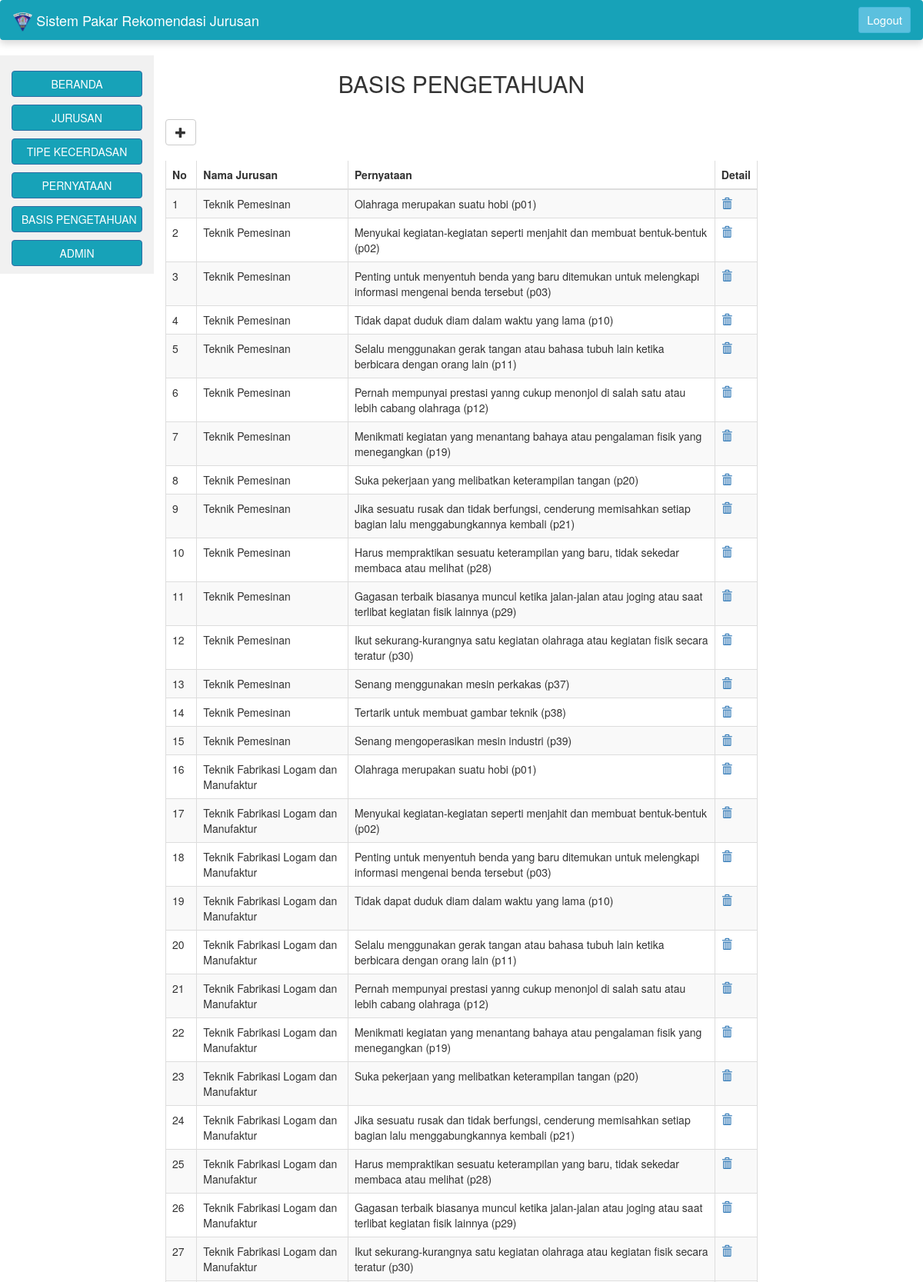
/a_basis_pengetahuan.php (upper part), run on the app's committed database.
### tables this page shows
CREATE TABLE `basis_pengetahuan` (
  `nama_jurusan` varchar(50) NOT NULL,
  `pernyataan` varchar(255) NOT NULL
);

### a_basis_pengetahuan.php (the view, shortened to what this page needs)
<?php
include "session.php";
?>
<!DOCTYPE html>
<html lang="en">
<head>
	<link rel="stylesheet" href="https://getbootstrap.com/docs/4.1/dist/css/bootstrap.min.css">
  <link rel="stylesheet" href="https://maxcdn.bootstrapcdn.com/bootstrap/3.3.7/css/bootstrap.min.css">
  <link rel="stylesheet" href="css/style.css">
</head>
<body>
<?php
	include ('navbar_admin.php');
?>
<?php
  include ('sidebar_admin.php');
?>
    <div class="col-sm-8 text-left">
        <h2 class="text-center">BASIS PENGETAHUAN</h2>
         	<br>
<a href="a_input_basis_pengetahuan.php"><button type="button" class="btn btn-default">
  <span class="glyphicon glyphicon-plus" aria-hidden="true"></span>
</button></a>
        <br><br>
        <div class="box-body table-responsive">
                <table id="example1" class="table table-bordered table-striped">
                    <thead>
                        <tr>
                            <th>No</th>
							<th>Nama Jurusan</th>
                            <th>Pernyataan</th>
                            <th>Detail</th>
                        </tr>
                    </thead>
                  	<?php
                  		$queri="Select * From basis_pengetahuan";
		$hasil=mysqli_query ($konek_db, $queri);
		$id = 0;
while ($data = mysqli_fetch_array ($hasil)){
 			$id++;
 			echo "
        			<tr>
        			<td>".$id."</td>
					<td>".$data[0]."</td>
        			<td>".$data[1]."</td>
                    <td><a href=\"a_delete_basis_pengetahuan.php?id=".$data[0]."\"  onclick='return checkDelete()'><i class='glyphicon glyphicon-trash'></i></a></td>
        		</tr>
        	";
                    }
 ?>
</table><br><br><br><br><br>
        </div>
            </div>
</body>
</html>

### data on the page
basis_pengetahuan: nama_jurusan "Teknik Pemesinan", pernyataan "Olahraga merupakan suatu hobi (p01)"
basis_pengetahuan: nama_jurusan "Teknik Pemesinan", pernyataan "Menyukai kegiatan-kegiatan seperti menjahit dan membuat bentuk-bentuk (p02)"
basis_pengetahuan: nama_jurusan "Teknik Pemesinan", pernyataan "Penting untuk menyentuh benda yang baru ditemukan untuk melengkapi informasi mengenai benda tersebut (p03)"
basis_pengetahuan: nama_jurusan "Teknik Pemesinan", pernyataan "Tidak dapat duduk diam dalam waktu yang lama (p10)"
basis_pengetahuan: nama_jurusan "Teknik Pemesinan", pernyataan "Selalu menggunakan gerak tangan atau bahasa tubuh lain ketika berbicara dengan orang lain (p11)"
basis_pengetahuan: nama_jurusan "Teknik Pemesinan", pernyataan "Pernah mempunyai prestasi yanng cukup menonjol di salah satu atau lebih cabang olahraga (p12)"
basis_pengetahuan: nama_jurusan "Teknik Pemesinan", pernyataan "Menikmati kegiatan yang menantang bahaya atau pengalaman fisik yang menegangkan (p19)"
basis_pengetahuan: nama_jurusan "Teknik Pemesinan", pernyataan "Suka pekerjaan yang melibatkan keterampilan tangan (p20)"
basis_pengetahuan: nama_jurusan "Teknik Pemesinan", pernyataan "Jika sesuatu rusak dan tidak berfungsi, cenderung memisahkan setiap bagian lalu menggabungkannya kembali (p21)"
basis_pengetahuan: nama_jurusan "Teknik Pemesinan", pernyataan "Harus mempraktikan sesuatu keterampilan yang baru, tidak sekedar membaca atau melihat (p28)"
basis_pengetahuan: nama_jurusan "Teknik Pemesinan", pernyataan "Gagasan terbaik biasanya muncul ketika jalan-jalan atau joging atau saat terlibat kegiatan fisik lainnya (p29)"
basis_pengetahuan: nama_jurusan "Teknik Pemesinan", pernyataan "Ikut sekurang-kurangnya satu kegiatan olahraga atau kegiatan fisik secara teratur (p30)"
basis_pengetahuan: nama_jurusan "Teknik Pemesinan", pernyataan "Senang menggunakan mesin perkakas (p37)"
basis_pengetahuan: nama_jurusan "Teknik Pemesinan", pernyataan "Tertarik untuk membuat gambar teknik (p38)"
basis_pengetahuan: nama_jurusan "Teknik Pemesinan", pernyataan "Senang mengoperasikan mesin industri (p39)"
basis_pengetahuan: nama_jurusan "Teknik Fabrikasi Logam dan Manufaktur", pernyataan "Olahraga merupakan suatu hobi (p01)"
basis_pengetahuan: nama_jurusan "Teknik Fabrikasi Logam dan Manufaktur", pernyataan "Menyukai kegiatan-kegiatan seperti menjahit dan membuat bentuk-bentuk (p02)"
basis_pengetahuan: nama_jurusan "Teknik Fabrikasi Logam dan Manufaktur", pernyataan "Penting untuk menyentuh benda yang baru ditemukan untuk melengkapi informasi mengenai benda tersebut (p03)"
basis_pengetahuan: nama_jurusan "Teknik Fabrikasi Logam dan Manufaktur", pernyataan "Tidak dapat duduk diam dalam waktu yang lama (p10)"
basis_pengetahuan: nama_jurusan "Teknik Fabrikasi Logam dan Manufaktur", pernyataan "Selalu menggunakan gerak tangan atau bahasa tubuh lain ketika berbicara dengan orang lain (p11)"
basis_pengetahuan: nama_jurusan "Teknik Fabrikasi Logam dan Manufaktur", pernyataan "Pernah mempunyai prestasi yanng cukup menonjol di salah satu atau lebih cabang olahraga (p12)"
basis_pengetahuan: nama_jurusan "Teknik Fabrikasi Logam dan Manufaktur", pernyataan "Menikmati kegiatan yang menantang bahaya atau pengalaman fisik yang menegangkan (p19)"
basis_pengetahuan: nama_jurusan "Teknik Fabrikasi Logam dan Manufaktur", pernyataan "Suka pekerjaan yang melibatkan keterampilan tangan (p20)"
basis_pengetahuan: nama_jurusan "Teknik Fabrikasi Logam dan Manufaktur", pernyataan "Jika sesuatu rusak dan tidak berfungsi, cenderung memisahkan setiap bagian lalu menggabungkannya kembali (p21)"
basis_pengetahuan: nama_jurusan "Teknik Fabrikasi Logam dan Manufaktur", pernyataan "Harus mempraktikan sesuatu keterampilan yang baru, tidak sekedar membaca atau melihat (p28)"
basis_pengetahuan: nama_jurusan "Teknik Fabrikasi Logam dan Manufaktur", pernyataan "Gagasan terbaik biasanya muncul ketika jalan-jalan atau joging atau saat terlibat kegiatan fisik lainnya (p29)"
basis_pengetahuan: nama_jurusan "Teknik Fabrikasi Logam dan Manufaktur", pernyataan "Ikut sekurang-kurangnya satu kegiatan olahraga atau kegiatan fisik secara teratur (p30)"
